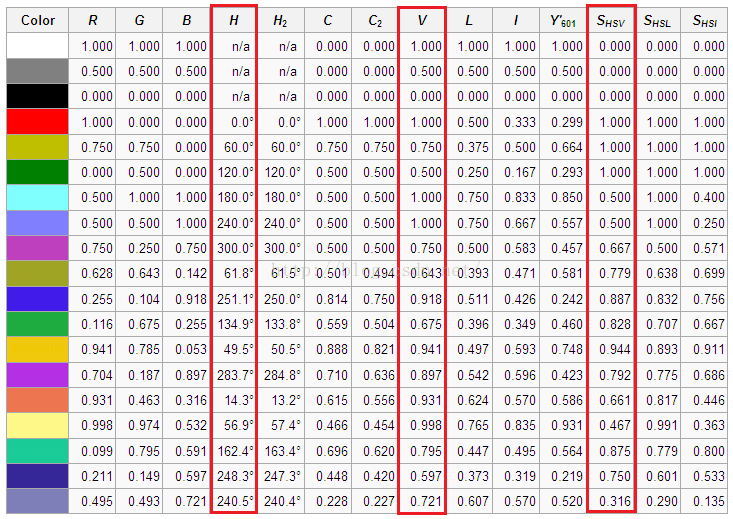
#> input picture color_space/reference/table2.jpg, 733 x 519 px, given in place of the camera
$ python video_colortrace.py
#> lines starting #> are read from the running program, lines starting #| are printed output that depends on the picture; after the words box and inside, x2 and y2 are one past the last pixel; in counts of white or black regions, pixels touching at a corner belong together
import cv2
import numpy as np

capture = cv2.VideoCapture(0)

# 蓝色的范围，不同光照条件下不一样，可灵活调整
lower_blue = np.array([100, 110, 110])
upper_blue = np.array([130, 255, 255])

while(True):
    # 1.捕获视频中的一帧
    ret, frame = capture.read()
#> frame is the input picture: shape (519, 733, 3); mean B, G, R 217.5, 216, 224

    # 2.从BGR转换到HSV
    hsv = cv2.cvtColor(frame, cv2.COLOR_BGR2HSV)
#> hsv: shape (519, 733, 3); mean H, S, V 19.2, 35.7, 233.4

    # 3.inRange()：介于lower/upper之间的为白色，其余黑色
    mask = cv2.inRange(hsv, lower_blue, upper_blue)
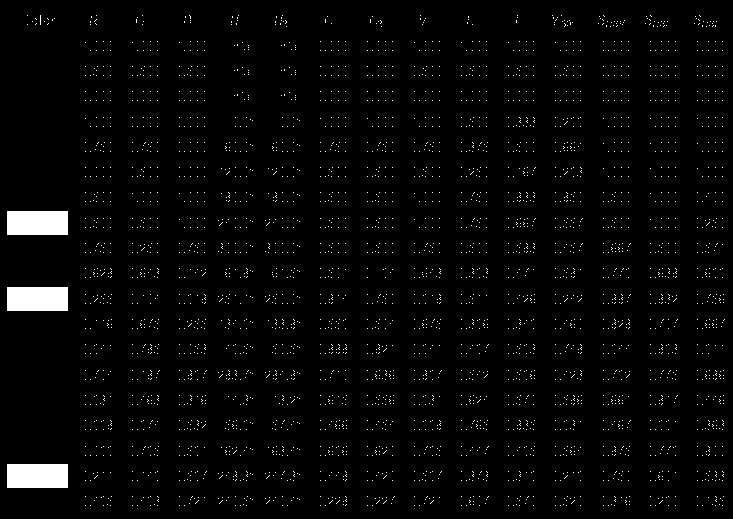
#> mask: shape (519, 733); 2.2% white; 3367 white regions (3364 under 20 px), largest, box (x1, y1, x2, y2) and area: (7, 211, 68, 235) 1464, (7, 287, 68, 311) 1464, (7, 464, 68, 488) 1464

    # 4.只保留原图中的蓝色部分
    res = cv2.bitwise_and(frame, frame, mask=mask)
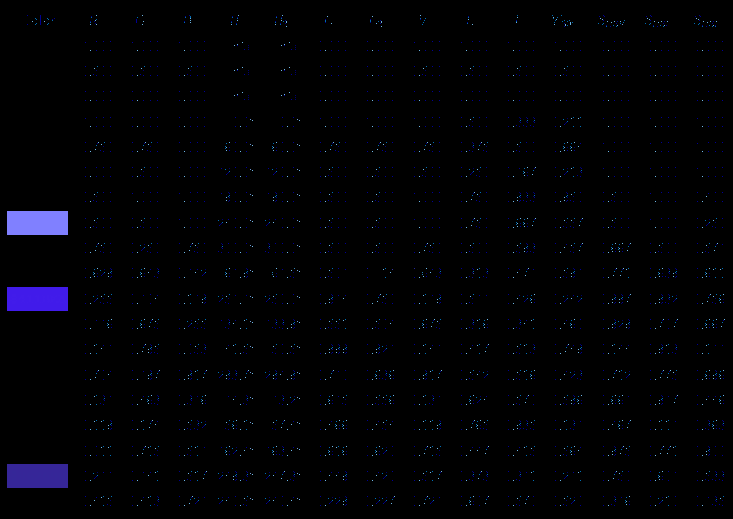
#> res: shape (519, 733, 3); mean B, G, R 4.3, 1.4, 1.2

    cv2.imshow('frame', frame)
    cv2.imshow('mask', mask)
    cv2.imshow('res', res)

    if cv2.waitKey(1) == ord('q'):
#> (key q is pressed here)
        break
